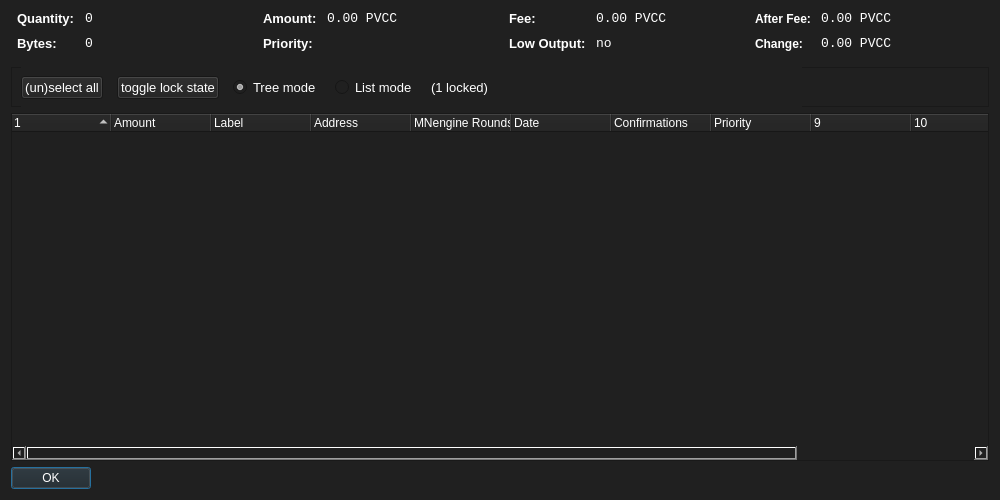
<?xml version="1.0" encoding="UTF-8"?>
<ui version="4.0">
 <class>CoinControlDialog</class>
 <widget class="QDialog" name="CoinControlDialog">
  <property name="geometry">
   <rect>
    <x>0</x>
    <y>0</y>
    <width>1000</width>
    <height>500</height>
   </rect>
  </property>
  <property name="windowTitle">
   <string>Coin Control</string>
  </property>
  <property name="styleSheet">
   <string notr="true">background-color: rgb(32, 32, 32);
color: rgb(255, 255, 255);</string>
  </property>
  <layout class="QVBoxLayout" name="verticalLayout">
   <item>
    <layout class="QHBoxLayout" name="horizontalLayoutTop" stretch="0,0,0,0">
     <property name="topMargin">
      <number>0</number>
     </property>
     <property name="bottomMargin">
      <number>10</number>
     </property>
     <item>
      <layout class="QFormLayout" name="formLayoutCoinControl1">
       <property name="horizontalSpacing">
        <number>10</number>
       </property>
       <property name="verticalSpacing">
        <number>10</number>
       </property>
       <property name="leftMargin">
        <number>6</number>
       </property>
       <property name="rightMargin">
        <number>6</number>
       </property>
       <item row="0" column="0">
        <widget class="QLabel" name="labelCoinControlQuantityText">
         <property name="font">
          <font>
           <pointsize>10</pointsize>
           <weight>75</weight>
           <bold>true</bold>
          </font>
         </property>
         <property name="styleSheet">
          <string notr="true">font-weight:bold;</string>
         </property>
         <property name="text">
          <string>Quantity:</string>
         </property>
        </widget>
       </item>
       <item row="0" column="1">
        <widget class="QLabel" name="labelCoinControlQuantity">
         <property name="font">
          <font>
           <family>Monospace</family>
           <pointsize>10</pointsize>
          </font>
         </property>
         <property name="cursor">
          <cursorShape>IBeamCursor</cursorShape>
         </property>
         <property name="contextMenuPolicy">
          <enum>Qt::ActionsContextMenu</enum>
         </property>
         <property name="text">
          <string notr="true">0</string>
         </property>
         <property name="textInteractionFlags">
          <set>Qt::LinksAccessibleByMouse|Qt::TextSelectableByKeyboard|Qt::TextSelectableByMouse</set>
         </property>
        </widget>
       </item>
       <item row="1" column="0">
        <widget class="QLabel" name="labelCoinControlBytesText">
         <property name="font">
          <font>
           <pointsize>10</pointsize>
           <weight>75</weight>
           <bold>true</bold>
          </font>
         </property>
         <property name="styleSheet">
          <string notr="true">font-weight:bold;</string>
         </property>
         <property name="text">
          <string>Bytes:</string>
         </property>
        </widget>
       </item>
       <item row="1" column="1">
        <widget class="QLabel" name="labelCoinControlBytes">
         <property name="font">
          <font>
           <family>Monospace</family>
           <pointsize>10</pointsize>
          </font>
         </property>
         <property name="cursor">
          <cursorShape>IBeamCursor</cursorShape>
         </property>
         <property name="contextMenuPolicy">
          <enum>Qt::ActionsContextMenu</enum>
         </property>
         <property name="text">
          <string notr="true">0</string>
         </property>
         <property name="textInteractionFlags">
          <set>Qt::LinksAccessibleByMouse|Qt::TextSelectableByKeyboard|Qt::TextSelectableByMouse</set>
         </property>
        </widget>
       </item>
      </layout>
     </item>
     <item>
      <layout class="QFormLayout" name="formLayoutCoinControl2">
       <property name="horizontalSpacing">
        <number>10</number>
       </property>
       <property name="verticalSpacing">
        <number>10</number>
       </property>
       <property name="leftMargin">
        <number>6</number>
       </property>
       <property name="rightMargin">
        <number>6</number>
       </property>
       <item row="0" column="0">
        <widget class="QLabel" name="labelCoinControlAmountText">
         <property name="font">
          <font>
           <pointsize>10</pointsize>
           <weight>75</weight>
           <bold>true</bold>
          </font>
         </property>
         <property name="styleSheet">
          <string notr="true">font-weight:bold;</string>
         </property>
         <property name="text">
          <string>Amount:</string>
         </property>
        </widget>
       </item>
       <item row="0" column="1">
        <widget class="QLabel" name="labelCoinControlAmount">
         <property name="font">
          <font>
           <family>Monospace</family>
           <pointsize>10</pointsize>
          </font>
         </property>
         <property name="cursor">
          <cursorShape>IBeamCursor</cursorShape>
         </property>
         <property name="contextMenuPolicy">
          <enum>Qt::ActionsContextMenu</enum>
         </property>
         <property name="text">
          <string notr="true">0.00 PVCC</string>
         </property>
         <property name="textInteractionFlags">
          <set>Qt::LinksAccessibleByMouse|Qt::TextSelectableByKeyboard|Qt::TextSelectableByMouse</set>
         </property>
        </widget>
       </item>
       <item row="1" column="0">
        <widget class="QLabel" name="labelCoinControlPriorityText">
         <property name="font">
          <font>
           <pointsize>10</pointsize>
           <weight>75</weight>
           <bold>true</bold>
          </font>
         </property>
         <property name="styleSheet">
          <string notr="true">font-weight:bold;</string>
         </property>
         <property name="text">
          <string>Priority:</string>
         </property>
        </widget>
       </item>
       <item row="1" column="1">
        <widget class="QLabel" name="labelCoinControlPriority">
         <property name="font">
          <font>
           <family>Monospace</family>
           <pointsize>10</pointsize>
          </font>
         </property>
         <property name="cursor">
          <cursorShape>IBeamCursor</cursorShape>
         </property>
         <property name="contextMenuPolicy">
          <enum>Qt::ActionsContextMenu</enum>
         </property>
         <property name="text">
          <string/>
         </property>
         <property name="textInteractionFlags">
          <set>Qt::LinksAccessibleByMouse|Qt::TextSelectableByKeyboard|Qt::TextSelectableByMouse</set>
         </property>
        </widget>
       </item>
      </layout>
     </item>
     <item>
      <layout class="QFormLayout" name="formLayoutCoinControl3">
       <property name="horizontalSpacing">
        <number>10</number>
       </property>
       <property name="verticalSpacing">
        <number>10</number>
       </property>
       <property name="leftMargin">
        <number>6</number>
       </property>
       <property name="rightMargin">
        <number>6</number>
       </property>
       <item row="0" column="0">
        <widget class="QLabel" name="labelCoinControlFeeText">
         <property name="font">
          <font>
           <pointsize>10</pointsize>
           <weight>75</weight>
           <bold>true</bold>
          </font>
         </property>
         <property name="styleSheet">
          <string notr="true">font-weight:bold;</string>
         </property>
         <property name="text">
          <string>Fee:</string>
         </property>
        </widget>
       </item>
       <item row="0" column="1">
        <widget class="QLabel" name="labelCoinControlFee">
         <property name="font">
          <font>
           <family>Monospace</family>
           <pointsize>10</pointsize>
          </font>
         </property>
         <property name="cursor">
          <cursorShape>IBeamCursor</cursorShape>
         </property>
         <property name="contextMenuPolicy">
          <enum>Qt::ActionsContextMenu</enum>
         </property>
         <property name="text">
          <string notr="true">0.00 PVCC</string>
         </property>
         <property name="textInteractionFlags">
          <set>Qt::LinksAccessibleByMouse|Qt::TextSelectableByKeyboard|Qt::TextSelectableByMouse</set>
         </property>
        </widget>
       </item>
       <item row="1" column="0">
        <widget class="QLabel" name="labelCoinControlLowOutputText">
         <property name="enabled">
          <bool>false</bool>
         </property>
         <property name="font">
          <font>
           <pointsize>10</pointsize>
           <weight>75</weight>
           <bold>true</bold>
          </font>
         </property>
         <property name="styleSheet">
          <string notr="true">font-weight:bold;</string>
         </property>
         <property name="text">
          <string>Low Output:</string>
         </property>
        </widget>
       </item>
       <item row="1" column="1">
        <widget class="QLabel" name="labelCoinControlLowOutput">
         <property name="enabled">
          <bool>false</bool>
         </property>
         <property name="font">
          <font>
           <family>Monospace</family>
           <pointsize>10</pointsize>
          </font>
         </property>
         <property name="cursor">
          <cursorShape>IBeamCursor</cursorShape>
         </property>
         <property name="contextMenuPolicy">
          <enum>Qt::ActionsContextMenu</enum>
         </property>
         <property name="text">
          <string notr="true">no</string>
         </property>
         <property name="textInteractionFlags">
          <set>Qt::LinksAccessibleByMouse|Qt::TextSelectableByKeyboard|Qt::TextSelectableByMouse</set>
         </property>
        </widget>
       </item>
      </layout>
     </item>
     <item>
      <layout class="QFormLayout" name="formLayoutCoinControl4">
       <property name="horizontalSpacing">
        <number>10</number>
       </property>
       <property name="verticalSpacing">
        <number>10</number>
       </property>
       <property name="leftMargin">
        <number>6</number>
       </property>
       <property name="rightMargin">
        <number>6</number>
       </property>
       <item row="0" column="0">
        <widget class="QLabel" name="labelCoinControlAfterFeeText">
         <property name="styleSheet">
          <string notr="true">font-weight:bold;</string>
         </property>
         <property name="text">
          <string>After Fee:</string>
         </property>
        </widget>
       </item>
       <item row="0" column="1">
        <widget class="QLabel" name="labelCoinControlAfterFee">
         <property name="font">
          <font>
           <family>Monospace</family>
           <pointsize>10</pointsize>
          </font>
         </property>
         <property name="cursor">
          <cursorShape>IBeamCursor</cursorShape>
         </property>
         <property name="contextMenuPolicy">
          <enum>Qt::ActionsContextMenu</enum>
         </property>
         <property name="text">
          <string notr="true">0.00 PVCC</string>
         </property>
         <property name="textInteractionFlags">
          <set>Qt::LinksAccessibleByMouse|Qt::TextSelectableByKeyboard|Qt::TextSelectableByMouse</set>
         </property>
        </widget>
       </item>
       <item row="1" column="0">
        <widget class="QLabel" name="labelCoinControlChangeText">
         <property name="enabled">
          <bool>false</bool>
         </property>
         <property name="styleSheet">
          <string notr="true">font-weight:bold;</string>
         </property>
         <property name="text">
          <string>Change:</string>
         </property>
        </widget>
       </item>
       <item row="1" column="1">
        <widget class="QLabel" name="labelCoinControlChange">
         <property name="enabled">
          <bool>false</bool>
         </property>
         <property name="font">
          <font>
           <family>Monospace</family>
           <pointsize>10</pointsize>
          </font>
         </property>
         <property name="cursor">
          <cursorShape>IBeamCursor</cursorShape>
         </property>
         <property name="contextMenuPolicy">
          <enum>Qt::ActionsContextMenu</enum>
         </property>
         <property name="text">
          <string notr="true">0.00 PVCC</string>
         </property>
         <property name="textInteractionFlags">
          <set>Qt::LinksAccessibleByMouse|Qt::TextSelectableByKeyboard|Qt::TextSelectableByMouse</set>
         </property>
        </widget>
       </item>
      </layout>
     </item>
    </layout>
   </item>
   <item>
    <widget class="QFrame" name="frame">
     <property name="minimumSize">
      <size>
       <width>0</width>
       <height>40</height>
      </size>
     </property>
     <property name="frameShape">
      <enum>QFrame::StyledPanel</enum>
     </property>
     <property name="frameShadow">
      <enum>QFrame::Sunken</enum>
     </property>
     <widget class="QWidget" name="horizontalLayoutWidget">
      <property name="geometry">
       <rect>
        <x>10</x>
        <y>0</y>
        <width>781</width>
        <height>41</height>
       </rect>
      </property>
      <layout class="QHBoxLayout" name="horizontalLayoutPanel" stretch="0,0,0,0,0,0">
       <property name="spacing">
        <number>14</number>
       </property>
       <item>
        <widget class="QPushButton" name="pushButtonSelectAll">
         <property name="sizePolicy">
          <sizepolicy hsizetype="Maximum" vsizetype="Fixed">
           <horstretch>0</horstretch>
           <verstretch>0</verstretch>
          </sizepolicy>
         </property>
         <property name="font">
          <font>
           <pointsize>10</pointsize>
          </font>
         </property>
         <property name="text">
          <string>(un)select all</string>
         </property>
        </widget>
       </item>
       <item>
        <widget class="QPushButton" name="pushButtonToggleLock">
         <property name="sizePolicy">
          <sizepolicy hsizetype="Maximum" vsizetype="Fixed">
           <horstretch>0</horstretch>
           <verstretch>0</verstretch>
          </sizepolicy>
         </property>
         <property name="font">
          <font>
           <pointsize>10</pointsize>
          </font>
         </property>
         <property name="text">
          <string>toggle lock state</string>
         </property>
         <property name="autoDefault">
          <bool>false</bool>
         </property>
        </widget>
       </item>
       <item>
        <widget class="QRadioButton" name="radioTreeMode">
         <property name="sizePolicy">
          <sizepolicy hsizetype="Maximum" vsizetype="Fixed">
           <horstretch>0</horstretch>
           <verstretch>0</verstretch>
          </sizepolicy>
         </property>
         <property name="font">
          <font>
           <pointsize>10</pointsize>
          </font>
         </property>
         <property name="text">
          <string>Tree mode</string>
         </property>
         <property name="checked">
          <bool>true</bool>
         </property>
        </widget>
       </item>
       <item>
        <widget class="QRadioButton" name="radioListMode">
         <property name="sizePolicy">
          <sizepolicy hsizetype="Maximum" vsizetype="Fixed">
           <horstretch>0</horstretch>
           <verstretch>0</verstretch>
          </sizepolicy>
         </property>
         <property name="font">
          <font>
           <pointsize>10</pointsize>
          </font>
         </property>
         <property name="text">
          <string>List mode</string>
         </property>
        </widget>
       </item>
       <item>
        <widget class="QLabel" name="labelLocked">
         <property name="font">
          <font>
           <pointsize>10</pointsize>
          </font>
         </property>
         <property name="text">
          <string>(1 locked)</string>
         </property>
        </widget>
       </item>
       <item>
        <spacer name="horizontalSpacer">
         <property name="orientation">
          <enum>Qt::Horizontal</enum>
         </property>
         <property name="sizeHint" stdset="0">
          <size>
           <width>40</width>
           <height>20</height>
          </size>
         </property>
        </spacer>
       </item>
      </layout>
     </widget>
    </widget>
   </item>
   <item>
    <widget class="CoinControlTreeWidget" name="treeWidget">
     <property name="font">
      <font>
       <pointsize>10</pointsize>
      </font>
     </property>
     <property name="contextMenuPolicy">
      <enum>Qt::CustomContextMenu</enum>
     </property>
     <property name="sortingEnabled">
      <bool>false</bool>
     </property>
     <property name="columnCount">
      <number>12</number>
     </property>
     <attribute name="headerShowSortIndicator" stdset="0">
      <bool>true</bool>
     </attribute>
     <attribute name="headerStretchLastSection">
      <bool>false</bool>
     </attribute>
     <column>
      <property name="text">
       <string/>
      </property>
     </column>
     <column>
      <property name="text">
       <string>Amount</string>
      </property>
     </column>
     <column>
      <property name="text">
       <string>Label</string>
      </property>
     </column>
     <column>
      <property name="text">
       <string>Address</string>
      </property>
     </column>
     <column>
      <property name="text">
       <string>MNengine Rounds</string>
      </property>
     </column>
     <column>
      <property name="text">
       <string>Date</string>
      </property>
     </column>
     <column>
      <property name="text">
       <string>Confirmations</string>
      </property>
      <property name="toolTip">
       <string>Confirmed</string>
      </property>
     </column>
     <column>
      <property name="text">
       <string>Priority</string>
      </property>
     </column>
     <column>
      <property name="text">
       <string/>
      </property>
     </column>
     <column>
      <property name="text">
       <string/>
      </property>
     </column>
     <column>
      <property name="text">
       <string/>
      </property>
     </column>
     <column>
      <property name="text">
       <string/>
      </property>
     </column>
    </widget>
   </item>
   <item>
    <widget class="QDialogButtonBox" name="buttonBox">
     <property name="sizePolicy">
      <sizepolicy hsizetype="Maximum" vsizetype="Fixed">
       <horstretch>0</horstretch>
       <verstretch>0</verstretch>
      </sizepolicy>
     </property>
     <property name="font">
      <font>
       <pointsize>10</pointsize>
      </font>
     </property>
     <property name="orientation">
      <enum>Qt::Horizontal</enum>
     </property>
     <property name="standardButtons">
      <set>QDialogButtonBox::Ok</set>
     </property>
    </widget>
   </item>
  </layout>
 </widget>
 <customwidgets>
  <customwidget>
   <class>CoinControlTreeWidget</class>
   <extends>QTreeWidget</extends>
   <header>coincontroltreewidget.h</header>
  </customwidget>
 </customwidgets>
 <resources/>
 <connections/>
</ui>
